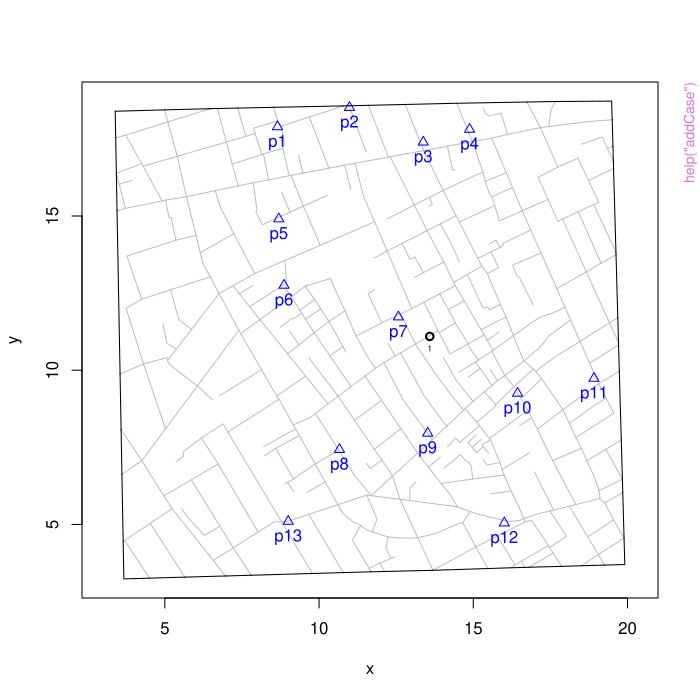

This figure's R source:
pkgname <- "cholera"
source(file.path(R.home("share"), "R", "examples-header.R"))
options(warn = 1)
options(pager = "console")
library('cholera')

base::assign(".oldSearch", base::search(), pos = 'CheckExEnv')
base::assign(".old_wd", base::getwd(), pos = 'CheckExEnv')
cleanEx()
nameEx("addCase")
### * addCase

flush(stderr()); flush(stdout())

### Name: addCase
### Title: Add observed case(s) to plot.
### Aliases: addCase

### ** Examples

snowMap(add.cases = FALSE)
addCase(1)

snowMap(add.cases = FALSE)
addCase(100)



cleanEx()
nameEx("addDelaunay")
### * addDelaunay

flush(stderr()); flush(stdout())

### Name: addDelaunay
### Title: Add Delaunay triangles.
### Aliases: addDelaunay

### ** Examples

snowMap()
addDelaunay()



cleanEx()
nameEx("addIndexCase")
### * addIndexCase

flush(stderr()); flush(stdout())

### Name: addIndexCase
### Title: Highlight index case at 40 Broad Street.
### Aliases: addIndexCase

### ** Examples

segmentLocator("216-1")
addIndexCase()



cleanEx()
nameEx("addKernelDensity")
### * addKernelDensity

flush(stderr()); flush(stdout())

### Name: addKernelDensity
### Title: Add 2D kernel density contours.
### Aliases: addKernelDensity

### ** Examples

## Not run: 
##D snowMap()
##D addKernelDensity()
##D 
##D snowMap()
##D addKernelDensity("individual")
##D 
##D snowMap()
##D addKernelDensity(c(6, 8))
##D 
##D snowMap()
##D addKernelDensity(pump.select = c(6, 8))
## End(Not run)



cleanEx()
nameEx("addLandmarks")
### * addLandmarks

flush(stderr()); flush(stdout())

### Name: addLandmarks
### Title: Add landmarks to plot.
### Aliases: addLandmarks

### ** Examples

snowMap(add.landmarks = FALSE)
addLandmarks()



cleanEx()
nameEx("addNeighborhoodCases")
### * addNeighborhoodCases

flush(stderr()); flush(stdout())

### Name: addNeighborhoodCases
### Title: Add observed cases by neighborhood.
### Aliases: addNeighborhoodCases

### ** Examples

## Not run: 
##D snowMap(add.cases = FALSE)
##D addNeighborhoodCases(pump.subset = c(6, 10))
##D 
##D snowMap(add.cases = FALSE)
##D addNeighborhoodCases(pump.select = c(6, 10))
## End(Not run)



cleanEx()
nameEx("addNeighborhoodEuclidean")
### * addNeighborhoodEuclidean

flush(stderr()); flush(stdout())

### Name: addNeighborhoodEuclidean
### Title: Add expected Euclidean pump neighborhoods.
### Aliases: addNeighborhoodEuclidean

### ** Examples

## Not run: 
##D streetNameLocator("marshall street", zoom = 0.5, highlight = FALSE,
##D   add.subtitle = FALSE)
##D addNeighborhoodEuclidean()
##D 
##D streetNameLocator("marshall street", zoom = 0.5, highlight = FALSE,
##D   add.subtitle = FALSE)
##D addNeighborhoodEuclidean(type = "area.points")
## End(Not run)



cleanEx()
nameEx("addNeighborhoodWalking")
### * addNeighborhoodWalking

flush(stderr()); flush(stdout())

### Name: addNeighborhoodWalking
### Title: Add expected walking neighborhoods.
### Aliases: addNeighborhoodWalking

### ** Examples

## Not run: 
##D streetNameLocator("marshall street", zoom = 0.5)
##D addNeighborhoodWalking()
## End(Not run)



cleanEx()
nameEx("addPlaguePit")
### * addPlaguePit

flush(stderr()); flush(stdout())

### Name: addPlaguePit
### Title: Add plague pit (Marshall Street).
### Aliases: addPlaguePit

### ** Examples

snowMap(add.landmarks = FALSE)
addPlaguePit()



cleanEx()
nameEx("addSnow")
### * addSnow

flush(stderr()); flush(stdout())

### Name: addSnow
### Title: Adds Snow's graphical annotation of the Broad Street pump
###   walking neighborhood.
### Aliases: addSnow

### ** Examples

## Not run: 
##D plot(neighborhoodVoronoi())
##D addSnow()
## End(Not run)



cleanEx()
nameEx("addVoronoi")
### * addVoronoi

flush(stderr()); flush(stdout())

### Name: addVoronoi
### Title: Add Voronoi cells.
### Aliases: addVoronoi

### ** Examples

snowMap()
# addVoronoi()



cleanEx()
nameEx("addWalkingPath")
### * addWalkingPath

flush(stderr()); flush(stdout())

### Name: addWalkingPath
### Title: Add the shortest walking path between a selected cases or pumps.
### Aliases: addWalkingPath

### ** Examples

streetNameLocator("broad street", zoom = TRUE, highlight = FALSE,
  add.subtitle = FALSE)
addWalkingPath(447)



cleanEx()
nameEx("addWhitehead")
### * addWhitehead

flush(stderr()); flush(stdout())

### Name: addWhitehead
### Title: Add Rev. Henry Whitehead's Broad Street pump neighborhood.
### Aliases: addWhitehead

### ** Examples

snowMap(add.landmarks = FALSE)
addWhitehead()



cleanEx()
nameEx("caseLocator")
### * caseLocator

flush(stderr()); flush(stdout())

### Name: caseLocator
### Title: Locate case by numerical ID.
### Aliases: caseLocator

### ** Examples

caseLocator(290)
caseLocator(290, zoom = TRUE)
caseLocator(290, observed = FALSE)



cleanEx()
nameEx("euclideanPath")
### * euclideanPath

flush(stderr()); flush(stdout())

### Name: euclideanPath
### Title: Compute path of the Euclidean distance between cases and/or
###   pumps.
### Aliases: euclideanPath

### ** Examples

# path from case 1 to nearest pump.
euclideanPath(1)

# path from pump 1 to nearest case.
euclideanPath(NULL, 1)

# path from case 1 to pump 6.
euclideanPath(1, 6)

# exclude pump 7 from consideration.
euclideanPath(1, -7)

# path from case 1 to case 6.
euclideanPath(1, 6, type = "cases")

# path from pump 1 to pump 6.
euclideanPath(1, 6, type = "pumps")

# compute multiple cases.
lapply(1:3, euclideanPath)

# plot path
plot(euclideanPath(1))



cleanEx()
nameEx("latlongVoronoi")
### * latlongVoronoi

flush(stderr()); flush(stdout())

### Name: latlongVoronoi
### Title: Compute Georeferenced Latitude and Longitude of vertices of
###   Voronoi polygons.
### Aliases: latlongVoronoi

### ** Examples

snowMap(latlong = TRUE)
cells <- latlongVoronoi()
invisible(lapply(cells, function(x) polygon(x[, c("lon", "lat")])))



cleanEx()
nameEx("neighborhoodEuclidean")
### * neighborhoodEuclidean

flush(stderr()); flush(stdout())

### Name: neighborhoodEuclidean
### Title: Compute Euclidean path pump neighborhoods.
### Aliases: neighborhoodEuclidean

### ** Examples

## Not run: 
##D neighborhoodEuclidean()
##D neighborhoodEuclidean(-6)
##D neighborhoodEuclidean(pump.select = 6:7)
## End(Not run)



cleanEx()
nameEx("neighborhoodVoronoi")
### * neighborhoodVoronoi

flush(stderr()); flush(stdout())

### Name: neighborhoodVoronoi
### Title: Compute Voronoi pump neighborhoods.
### Aliases: neighborhoodVoronoi

### ** Examples

neighborhoodVoronoi()
neighborhoodVoronoi(vestry = TRUE)
neighborhoodVoronoi(pump.select = 6:7)
neighborhoodVoronoi(pump.select = -6)
neighborhoodVoronoi(pump.select = -6, polygon.vertices = TRUE)

# coordinates for vertices also available in the returned object.
dat <- neighborhoodVoronoi(pump.select = -6)
dat$coordinates



cleanEx()
nameEx("neighborhoodWalking")
### * neighborhoodWalking

flush(stderr()); flush(stdout())

### Name: neighborhoodWalking
### Title: Compute walking path pump neighborhoods.
### Aliases: neighborhoodWalking

### ** Examples

## Not run: 
##D neighborhoodWalking()
##D neighborhoodWalking(pump.select = -6)
## End(Not run)



cleanEx()
nameEx("plot.euclidean")
### * plot.euclidean

flush(stderr()); flush(stdout())

### Name: plot.euclidean
### Title: Plot method for neighborhoodEuclidean().
### Aliases: plot.euclidean

### ** Examples

## Not run: 
##D plot(neighborhoodEuclidean())
##D plot(neighborhoodEuclidean(-6))
##D plot(neighborhoodEuclidean(pump.select = 6:7))
##D plot(neighborhoodEuclidean(case.set = "expected"), type = "area.points")
##D plot(neighborhoodEuclidean(case.set = "expected"), type = "area.polygons")
## End(Not run)



cleanEx()
nameEx("plot.euclidean_path")
### * plot.euclidean_path

flush(stderr()); flush(stdout())

### Name: plot.euclidean_path
### Title: Plot the path of the Euclidean distance between cases and/or
###   pumps.
### Aliases: plot.euclidean_path

### ** Examples

plot(euclideanPath(15))
plot(euclideanPath(15), unit.posts = "time")



cleanEx()
nameEx("plot.neighborhood_data")
### * plot.neighborhood_data

flush(stderr()); flush(stdout())

### Name: plot.neighborhood_data
### Title: Plot method for neighborhoodData().
### Aliases: plot.neighborhood_data

### ** Examples




cleanEx()
nameEx("plot.time_series")
### * plot.time_series

flush(stderr()); flush(stdout())

### Name: plot.time_series
### Title: Plot aggregate time series data from Vestry report.
### Aliases: plot.time_series

### ** Examples

plot(timeSeries())
plot(timeSeries(), statistic = "deaths")
plot(timeSeries(), bty = "n", type = "h", lwd = 4)



cleanEx()
nameEx("plot.voronoi")
### * plot.voronoi

flush(stderr()); flush(stdout())

### Name: plot.voronoi
### Title: Plot Voronoi neighborhoods.
### Aliases: plot.voronoi

### ** Examples

plot(neighborhoodVoronoi())



cleanEx()
nameEx("plot.walking")
### * plot.walking

flush(stderr()); flush(stdout())

### Name: plot.walking
### Title: Plot method for neighborhoodWalking().
### Aliases: plot.walking

### ** Examples

## Not run: 
##D plot(neighborhoodWalking())
##D plot(neighborhoodWalking(case.set = "expected"))
##D plot(neighborhoodWalking(case.set = "expected"), type = "area.points")
##D plot(neighborhoodWalking(case.set = "expected"), type = "area.polygons")
## End(Not run)



cleanEx()
nameEx("plot.walking_path")
### * plot.walking_path

flush(stderr()); flush(stdout())

### Name: plot.walking_path
### Title: Plot the walking path between selected cases and/or pumps.
### Aliases: plot.walking_path

### ** Examples

## Not run: 
##D plot(walkingPath(15))
##D plot(walkingPath(15), unit.posts = "time")
## End(Not run)



cleanEx()
nameEx("plot.winterTemperatures")
### * plot.winterTemperatures

flush(stderr()); flush(stdout())

### Name: plot.winterTemperatures
### Title: Plot method for winterTemperatures().
### Aliases: plot.winterTemperatures

### ** Examples

plot(winterTemperatures())



cleanEx()
nameEx("print.euclidean")
### * print.euclidean

flush(stderr()); flush(stdout())

### Name: print.euclidean
### Title: Print method for neighborhoodEuclidean().
### Aliases: print.euclidean

### ** Examples

## Not run: 
##D neighborhoodEuclidean()
##D print(neighborhoodEuclidean())
## End(Not run)



cleanEx()
nameEx("print.euclidean_path")
### * print.euclidean_path

flush(stderr()); flush(stdout())

### Name: print.euclidean_path
### Title: Print method for euclideanPath().
### Aliases: print.euclidean_path

### ** Examples

euclideanPath(1)
print(euclideanPath(1))



cleanEx()
nameEx("print.time_series")
### * print.time_series

flush(stderr()); flush(stdout())

### Name: print.time_series
### Title: Print summary data for timeSeries().
### Aliases: print.time_series

### ** Examples

timeSeries()
print(timeSeries())



cleanEx()
nameEx("print.voronoi")
### * print.voronoi

flush(stderr()); flush(stdout())

### Name: print.voronoi
### Title: Print method for neighborhoodVoronoi().
### Aliases: print.voronoi

### ** Examples

neighborhoodVoronoi()
print(neighborhoodVoronoi())



cleanEx()
nameEx("print.walking")
### * print.walking

flush(stderr()); flush(stdout())

### Name: print.walking
### Title: Print method for neighborhoodWalking().
### Aliases: print.walking

### ** Examples

## Not run: 
##D neighborhoodWalking()
##D print(neighborhoodWalking())
## End(Not run)



cleanEx()
nameEx("print.walking_path")
### * print.walking_path

flush(stderr()); flush(stdout())

### Name: print.walking_path
### Title: Print method for walkingPath().
### Aliases: print.walking_path

### ** Examples

## Not run: 
##D walkingPath()
##D print(walkingPath())
## End(Not run)



cleanEx()
nameEx("profile2D")
### * profile2D

flush(stderr()); flush(stdout())

### Name: profile2D
### Title: 2D Profile .
### Aliases: profile2D

### ** Examples

## Not run: 
##D profile2D(angle = 30)
##D profile2D(angle = 30, type = "ggplot2")
## End(Not run)



cleanEx()
nameEx("profile3D")
### * profile3D

flush(stderr()); flush(stdout())

### Name: profile3D
### Title: 3D Profile.
### Aliases: profile3D

### ** Examples

## Not run: 
##D profile3D(pump.select = 6:7)
##D profile3D(pump.subset = -7)
##D profile3D(pump.subset = -7, drop.neg.subset = TRUE)
## End(Not run)



cleanEx()
nameEx("pumpCase")
### * pumpCase

flush(stderr()); flush(stdout())

### Name: pumpCase
### Title: Extract numeric case IDs by pump neighborhood.
### Aliases: pumpCase

### ** Examples

## Not run: 
##D pumpCase(neighborhoodEuclidean())
##D pumpCase(neighborhoodVoronoi())
##D pumpCase(neighborhoodWalking())
## End(Not run)



cleanEx()
nameEx("pumpFatalities")
### * pumpFatalities

flush(stderr()); flush(stdout())

### Name: pumpFatalities
### Title: Compute fatalities by pump.
### Aliases: pumpFatalities

### ** Examples

## Not run: 
##D pumpFatalities(pump.select = -7)
##D pumpFatalities(metric = "euclidean")
##D pumpFatalities(metric = "euclidean", vestry = TRUE)
## End(Not run)



cleanEx()
nameEx("pumpLocator")
### * pumpLocator

flush(stderr()); flush(stdout())

### Name: pumpLocator
### Title: Locate water pump by numerical ID.
### Aliases: pumpLocator

### ** Examples

pumpLocator()
pumpLocator(zoom = TRUE)
pumpLocator(14, vestry = TRUE, zoom = TRUE)



cleanEx()
nameEx("segmentHighlight")
### * segmentHighlight

flush(stderr()); flush(stdout())

### Name: segmentHighlight
### Title: Highlight segment by ID.
### Aliases: segmentHighlight

### ** Examples

streetNameLocator("Soho Square", zoom = TRUE, highlight = FALSE)
ids <- road.segments[road.segments$name == "Soho Square", "id"]
invisible(lapply(ids, function(x) segmentHighlight(x, highlight = FALSE)))



cleanEx()
nameEx("segmentLength")
### * segmentLength

flush(stderr()); flush(stdout())

### Name: segmentLength
### Title: Compute length of road segment.
### Aliases: segmentLength

### ** Examples

segmentLength("242-1")
segmentLength("242-1", distance.unit = "yard")



cleanEx()
nameEx("segmentLocator")
### * segmentLocator

flush(stderr()); flush(stdout())

### Name: segmentLocator
### Title: Locate road segment by ID.
### Aliases: segmentLocator

### ** Examples

segmentLocator("190-1")
segmentLocator("216-1")
segmentLocator("216-1", distance.unit = "yard")



cleanEx()
nameEx("sim.pump.case")
### * sim.pump.case

flush(stderr()); flush(stdout())

### Name: sim.pump.case
### Title: List of "simulated" fatalities grouped by walking-distance pump
###   neighborhood.
### Aliases: sim.pump.case
### Keywords: datasets

### ** Examples

## Not run: 
##D pumpCase(neighborhoodWalking(case.set = "expected"))
## End(Not run)



cleanEx()
nameEx("snowMap")
### * snowMap

flush(stderr()); flush(stdout())

### Name: snowMap
### Title: Plot John Snow's cholera map.
### Aliases: snowMap

### ** Examples

snowMap()
snowMap(vestry = TRUE, stacked = FALSE)



cleanEx()
nameEx("streetHighlight")
### * streetHighlight

flush(stderr()); flush(stdout())

### Name: streetHighlight
### Title: Highlight road by name.
### Aliases: streetHighlight

### ** Examples

snowMap()
streetHighlight("Broad Street")



cleanEx()
nameEx("streetLength")
### * streetLength

flush(stderr()); flush(stdout())

### Name: streetLength
### Title: Compute length of selected street.
### Aliases: streetLength

### ** Examples

streetLength("Oxford Street")
streetLength("oxford street")
streetLength("oxford street", distance.unit = "yard")



cleanEx()
nameEx("streetNameLocator")
### * streetNameLocator

flush(stderr()); flush(stdout())

### Name: streetNameLocator
### Title: Locate road by name.
### Aliases: streetNameLocator

### ** Examples

streetNameLocator("Oxford Street")
streetNameLocator("oxford street")
streetNameLocator("Cambridge Street", zoom = TRUE)
streetNameLocator("Cambridge Street", zoom = 0.5)



cleanEx()
nameEx("streetNumberLocator")
### * streetNumberLocator

flush(stderr()); flush(stdout())

### Name: streetNumberLocator
### Title: Locate road by numerical ID.
### Aliases: streetNumberLocator

### ** Examples

streetNumberLocator(243)
streetNumberLocator(243, zoom = TRUE)
streetNumberLocator(243, zoom = 0.5)



cleanEx()
nameEx("summary.euclidean")
### * summary.euclidean

flush(stderr()); flush(stdout())

### Name: summary.euclidean
### Title: Summary method for neighborhoodEuclidean().
### Aliases: summary.euclidean

### ** Examples

## Not run: 
##D summary(neighborhoodEuclidean())
## End(Not run)



cleanEx()
nameEx("summary.voronoi")
### * summary.voronoi

flush(stderr()); flush(stdout())

### Name: summary.voronoi
### Title: Summary method for neighborhoodVoronoi().
### Aliases: summary.voronoi

### ** Examples

summary(neighborhoodVoronoi())



cleanEx()
nameEx("summary.walking")
### * summary.walking

flush(stderr()); flush(stdout())

### Name: summary.walking
### Title: Summary method for neighborhoodWalking().
### Aliases: summary.walking

### ** Examples

## Not run: 
##D summary(neighborhoodWalking())
## End(Not run)



cleanEx()
nameEx("timeSeries")
### * timeSeries

flush(stderr()); flush(stdout())

### Name: timeSeries
### Title: Aggregate time series fatality data from the Vestry report.
### Aliases: timeSeries

### ** Examples

timeSeries(vestry = TRUE)
plot(timeSeries())



cleanEx()
nameEx("voronoiPolygons")
### * voronoiPolygons

flush(stderr()); flush(stdout())

### Name: voronoiPolygons
### Title: Extract vertices of Delaunay triangles and Dirichelet (Voronoi)
###   tiles.
### Aliases: voronoiPolygons

### ** Examples

snowMap()
voronoiPolygons(pumps, output = "polygons")

snowMap()
voronoiPolygons(pumps, roads, output = "polygons")

snowMap()
voronoiPolygons(pumps, roads, type = "triangles", output = "polygons")

vertices <- voronoiPolygons(pumps, roads)
snow.colors <- grDevices::adjustcolor(snowColors(), alpha.f = 1/3)
snowMap(add.cases = FALSE)
invisible(lapply(seq_along(vertices), function(i) {
  polygon(vertices[[i]], col = snow.colors[[i]])
}))



cleanEx()
nameEx("walkingPath")
### * walkingPath

flush(stderr()); flush(stdout())

### Name: walkingPath
### Title: Compute the shortest walking path between cases and/or pumps.
### Aliases: walkingPath

### ** Examples

## Not run: 
##D # path from case 1 to nearest pump.
##D walkingPath(1)
##D 
##D # path from pump 1 to nearest case.
##D walkingPath(NULL, 1)
##D 
##D # path from case 1 to pump 6.
##D walkingPath(1, 6)
##D 
##D # exclude pump 7 from consideration.
##D walkingPath(1, -7)
##D 
##D # path from case 1 to case 6.
##D walkingPath(1, 6, type = "cases")
##D 
##D # path from pump 1 to pump 6.
##D walkingPath(1, 6, type = "pumps")
##D 
##D # for multiple cases.
##D lapply(1:3, walkingPath)
##D 
##D # path from case 1 to nearest pump.
##D plot(walkingPath(1))
##D 
##D # path from John Snow's residence to Broad Street pump.
##D plot(walkingPath("John Snow", 7))
## End(Not run)



cleanEx()
nameEx("winterTemperatures")
### * winterTemperatures

flush(stderr()); flush(stdout())

### Name: winterTemperatures
### Title: Average Winter Temperatures.
### Aliases: winterTemperatures

### ** Examples

plot(winterTemperatures(), "1859-6-1")



### * <FOOTER>
###
cleanEx()
options(digits = 7L)
base::cat("Time elapsed: ", proc.time() - base::get("ptime", pos = 'CheckExEnv'),"\n")
grDevices::dev.off()
###
### Local variables: ***
### mode: outline-minor ***
### outline-regexp: "\\(> \\)?### [*]+" ***
### End: ***
quit('no')
